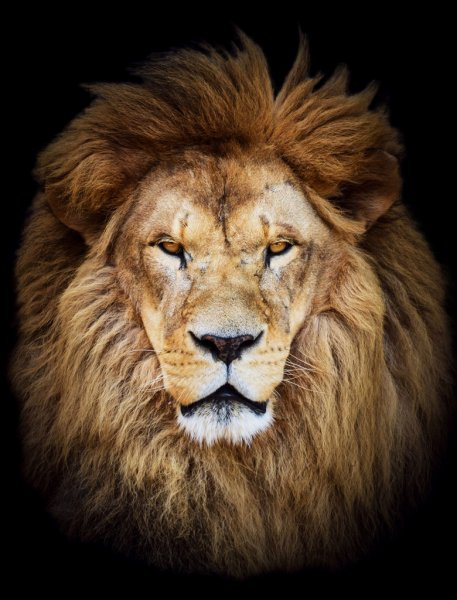
#> input picture Basics/lion.jpg, 457 x 600 px
$ python 5.Corte_imagen.py
#> lines starting #> are read from the running program, lines starting #| are printed output that depends on the picture
import cv2

img = cv2.imread('lion.jpg')  # Imagen RGB
#> img is the input picture: shape (600, 457, 3); mean B, G, R 39.7, 56.6, 75
img2 = cv2.imread('lion.jpg', 0)  # Imagen escala de grises
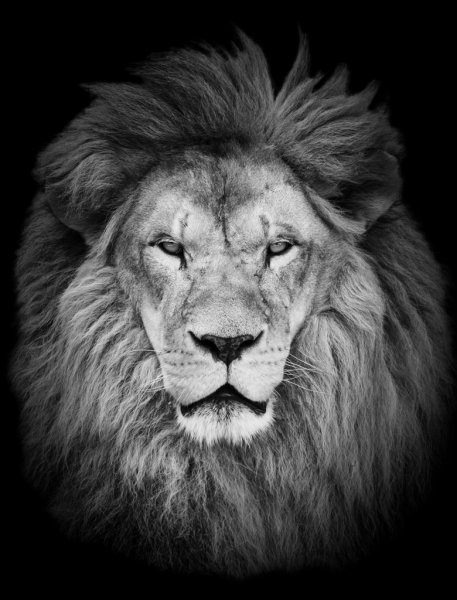
#> img2: shape (600, 457); min 0, max 240, mean 60.2
img3 = cv2.cvtColor(img, cv2.COLOR_BGR2GRAY)  # Conversión BGR - Grises

cv2.imshow('Lion', img)
row, column, channel = img.shape
#> row = 600; column = 457; channel = 3

# roi es región de interés
roi1 = img[int(row / 2):row, int(column / 2):column]
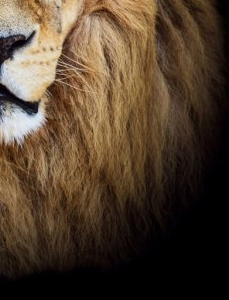
#> roi1: shape (300, 229, 3); mean B, G, R 46.2, 63.9, 81.6
# cv2.imshow('Lion grises',img3)

# Escalar
res = cv2.resize(img, None, fx=0.75, fy=0.75, interpolation=cv2.INTER_CUBIC)
res2 = cv2.resize(img, (200, 200), interpolation=cv2.INTER_CUBIC)
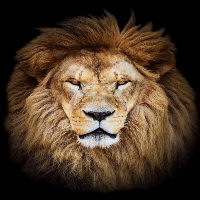
#> res2: shape (200, 200, 3); mean B, G, R 39.7, 56.6, 74.9
cv2.imshow('Lion resize', res)
cv2.imshow('Lion resize 2', res2)

cv2.waitKey(0)
cv2.destroyAllWindows()
